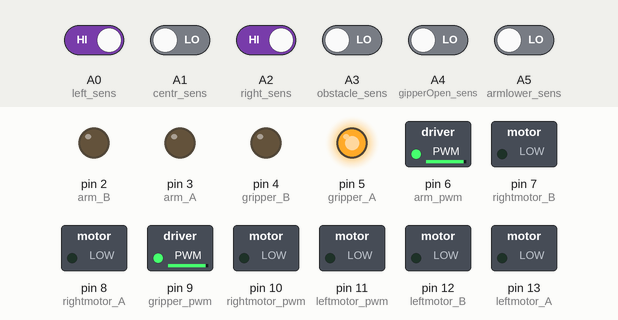
The sketch below on a simulated Arduino Uno, built with avr-gcc and run on an emulated ATmega328P. On the bench: switched loads named in the sketch (green lamp = pin HIGH), output pins drawn as LEDs (lit = HIGH). The inputs (shaded band) are chosen by the test bench; at power-on: A0 (left_sens), A2 (right_sens) HIGH, A1 (centr_sens), A3 (obstacle_sens), A4 (gipperOpen_sens), A5 (armlower_sens) LOW.

Above: at 2.2 s.
2.3 s: A1 (centr_sens) driven HIGH
10.1 s: A3 (obstacle_sens) driven HIGH
At 11.4 s:
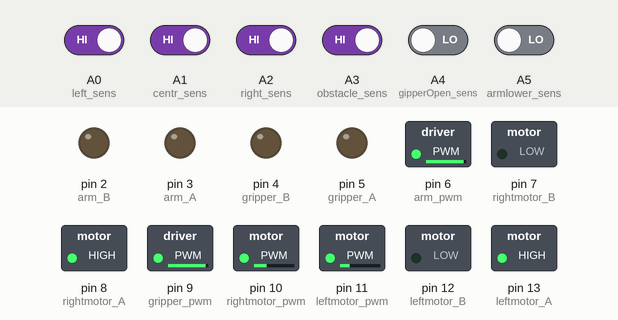
12.1 s: A0 (left_sens) driven LOW
At 12.4 s:
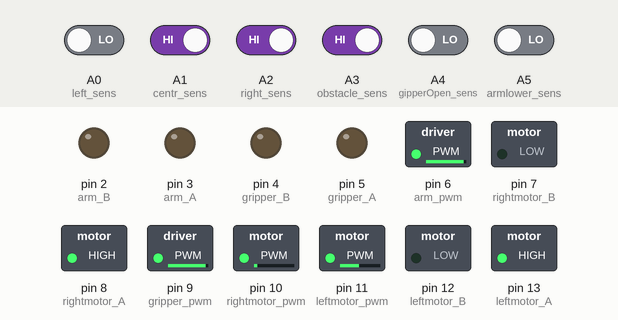
13.6 s: A2 (right_sens) driven LOW
At 14.7 s:
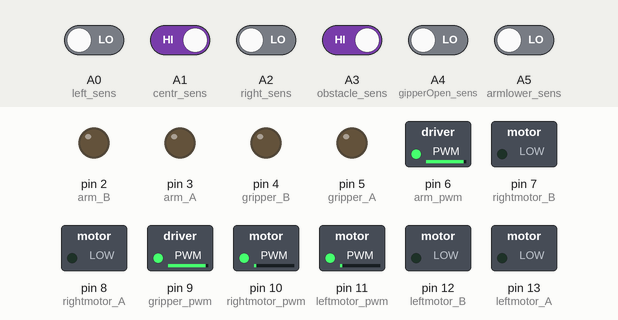
15.1 s: A0 (left_sens) driven HIGH
At 15.9 s:
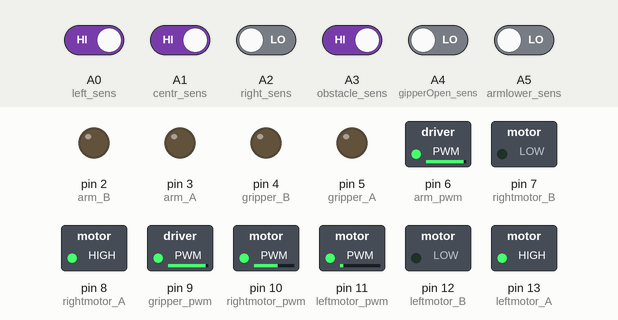
16.6 s: A2 (right_sens) driven HIGH
At 17.0 s:
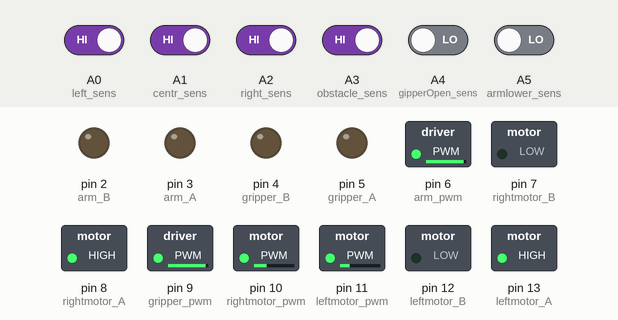
Timing chart, 0 to 19.1 s (numbered marks = the images above; inputs shaded):
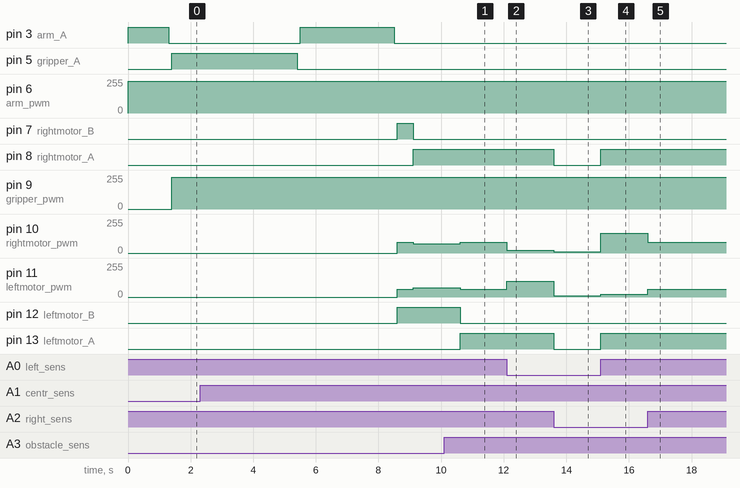

The sketch:

ROBOT_03.ino
```cpp
int leftmotor_A=13;
int leftmotor_B=12;
int leftmotor_pwm=11;
int rightmotor_A=8;
int rightmotor_B=7;
int rightmotor_pwm=10;
int left_sens=A0;
int centr_sens=A1;
int right_sens=A2;
int obstacle_sens=A3;
int gripper_A=5;
int gripper_B=4;
int gripper_pwm=9;
int gipperOpen_sens=A4;
int arm_A=3;
int arm_B=2;
int arm_pwm=6;
int armlower_sens=A5;
int state1;
int state2;
int obstacle;
int obstacleState;
int sensStateL;
int sensStateC;
int sensStateR;
int gripper_openLimit;
int arm_lowerLimit;
int objects=0;
//Varibles for all the speed constants are defined here
int max_speed=240;
int valx,valy,val, val2;
int val1=max_speed;

void setup()
//Declare the pins as either inputs or outputs.
{pinMode(leftmotor_A,OUTPUT);
 pinMode(leftmotor_B,OUTPUT);
 pinMode(leftmotor_pwm,OUTPUT);
 pinMode(rightmotor_A,OUTPUT);
 pinMode(rightmotor_B,OUTPUT);
 pinMode(rightmotor_pwm,OUTPUT);
 pinMode(left_sens,INPUT);
 pinMode(centr_sens,INPUT);
 pinMode(right_sens,INPUT);
 pinMode(gripper_A,OUTPUT);
 pinMode(gripper_B,OUTPUT);
 pinMode(gripper_pwm,OUTPUT);
 pinMode(gipperOpen_sens,INPUT);
 pinMode(arm_A,OUTPUT);
 pinMode(arm_B,OUTPUT);
 pinMode(arm_pwm,OUTPUT);
 pinMode(armlower_sens,INPUT);
}


int read_sensors()
{
  obstacleState= digitalRead(obstacle_sens);
  sensStateL= digitalRead(left_sens);
  sensStateC= digitalRead(centr_sens);
  sensStateR= digitalRead(right_sens);
  gripper_openLimit= digitalRead(gipperOpen_sens);
  arm_lowerLimit = digitalRead(armlower_sens);
}

void move_forward(){
  analogWrite(leftmotor_pwm,60);
  analogWrite(rightmotor_pwm,80);
  digitalWrite(leftmotor_A,HIGH);
  digitalWrite(leftmotor_B,LOW);
  digitalWrite(rightmotor_A,HIGH);
  digitalWrite(rightmotor_B,LOW);
  }

  void TURNRIGHT()
  {
  analogWrite(leftmotor_pwm,120);
  analogWrite(rightmotor_pwm,20);
  digitalWrite(leftmotor_A,HIGH);
  digitalWrite(leftmotor_B,LOW);
  digitalWrite(rightmotor_A,HIGH);
  digitalWrite(rightmotor_B,LOW);
  }
  void TURNLEFT()
  {analogWrite(leftmotor_pwm,20);
  analogWrite(rightmotor_pwm,150);
  digitalWrite(leftmotor_A,HIGH);
  digitalWrite(leftmotor_B,LOW);
  digitalWrite(rightmotor_A,HIGH);
  digitalWrite(rightmotor_B,LOW);
  }

  void align_robot(){
    if((sensStateL ==LOW)&& (sensStateR ==LOW))
    { stop_moving();//don't move.
    }
    else
    {
    if((sensStateL==HIGH) && (sensStateR==LOW))//if the robot gets off the track towards the right side.
 {
    TURNLEFT();//turn it to the left.
 }
  if((sensStateL==LOW) && (sensStateR==HIGH))//if the robot gets off the track towards the left side.
 {
   TURNRIGHT();//turn it to the right.
 }
 if((sensStateL==HIGH) && (sensStateR==HIGH))//if the robot is on track.
 {
  move_forward(); //continue moving forward.
 }
 }
 }

   void stop_moving()
  {
            analogWrite(leftmotor_pwm,10);
            analogWrite(rightmotor_pwm,10);
            digitalWrite(leftmotor_A,LOW);
            digitalWrite(leftmotor_B,LOW);
            digitalWrite(rightmotor_A,LOW);
            digitalWrite(rightmotor_B,LOW);

    }


  void reverse(unsigned long duration)
  {
     unsigned long start = millis();

        while (millis() - start <= duration)
          {
            analogWrite(leftmotor_pwm,60);
            analogWrite(rightmotor_pwm,80);
            digitalWrite(leftmotor_A,LOW);
            digitalWrite(leftmotor_B,HIGH);
            digitalWrite(rightmotor_A,LOW);
            digitalWrite(rightmotor_B,HIGH);
          }
    }


   void left_Uturn()
  {

   analogWrite(leftmotor_pwm,70);
   analogWrite(rightmotor_pwm,70);
   digitalWrite(leftmotor_A,LOW);
   digitalWrite(leftmotor_B,HIGH);
   digitalWrite(rightmotor_A,HIGH);
   digitalWrite(rightmotor_B,LOW);

    }

  void find_track()
  {read_sensors();
  while ((sensStateR && sensStateC)== LOW)
  {left_Uturn();
  read_sensors();
  if ((sensStateR && sensStateC) == HIGH){
        stop_moving();
        delay(200);
        break;
     }
    }
  }

  void armUp(unsigned long duration)
  {
     unsigned long start = millis();

        while (millis() - start <= duration)
          {
          digitalWrite(arm_A, HIGH);
          digitalWrite(arm_B, LOW);
           analogWrite(arm_pwm, val1);
          }
    }

 void armDown(unsigned long duration)
  {
     unsigned long start = millis();

        while (millis() - start <= duration)
          {
          digitalWrite(arm_A, LOW);
          digitalWrite(arm_B, HIGH);
         analogWrite(arm_pwm, val1);
         }
    }
 void armDown_max(){
 while (arm_lowerLimit==HIGH)
          {
           digitalWrite(arm_A, LOW);
           digitalWrite(arm_B, HIGH);
           analogWrite(arm_pwm, val1);
           read_sensors();
      if (arm_lowerLimit== LOW){
         stopArm(100);
        break;
         }
    }
  }

 void stopArm(unsigned long duration)
   {
     unsigned long start = millis();

        while (millis() - start <= duration)
          {
           digitalWrite(arm_A, LOW);
           digitalWrite(arm_B, LOW);

        }
    }

  void openGripper(){
    while (gripper_openLimit==HIGH)
          {
           digitalWrite(gripper_A, LOW);
           digitalWrite(gripper_B, HIGH);
           analogWrite(gripper_pwm, val1);
           read_sensors();
      if (gripper_openLimit == LOW){
         stopGripper();
        delay(100);
        break;
         }
    }
  }

 void closeGripper(unsigned long duration)
  {
     unsigned long start = millis();

        while (millis() - start <= duration)
          {
         digitalWrite(gripper_A, HIGH);
         digitalWrite(gripper_B, LOW);
         analogWrite(gripper_pwm, val1);
       }
    }

  void stopGripper() {
     digitalWrite(gripper_A, LOW);
     digitalWrite(gripper_B, LOW);

    }


    void loop(){
   read_sensors();
   armDown_max();
   armUp(1300);
   stopArm(100);
   openGripper();
    for (int object=0; object <= 2; object++){
    read_sensors();
    while(obstacleState != LOW){
     align_robot();
      read_sensors();
      if (obstacleState == LOW){
        stop_moving();
        delay(200);
        break;
      }
   }
  closeGripper(4000);
  stopGripper();
  delay(100);
  armUp(3000);
  stopArm(100);
  reverse(500);
  read_sensors();
  left_Uturn();
  delay(1500);
  read_sensors();
  find_track();

  read_sensors();

    while(obstacleState != LOW){
      align_robot();
      read_sensors();
      if (obstacleState == LOW){
        stop_moving();
        delay(200);
        break;
      }
   }

   openGripper();
   stopGripper();
   delay(100);
   reverse(1000);
   stop_moving();
   read_sensors();
   left_Uturn();
   delay(1400);
   read_sensors();
   find_track();
   stop_moving();
   delay(100);
    if (object == 2){
        stop_moving();
        delay(20000);
      }
   armUp(10000);
  stopArm(100);
    }

}
```

Measured:
- after the input at 10.1 s, pin 7 (rightmotor_B): stays LOW (without the input it goes to HIGH after 0.61 s); pin 8 (rightmotor_A): stays HIGH (without the input it goes to LOW after 0.61 s); pin 12 (leftmotor_B): HIGH → LOW after 0.51 s; pin 13 (leftmotor_A): LOW → HIGH after 0.51 s
- after the input at 12.1 s, pin 10 (rightmotor_pwm): 80/255 → 20/255 at once; pin 11 (leftmotor_pwm): 60/255 → 120/255 at once
- after the input at 13.6 s, pin 8 (rightmotor_A), pin 13 (leftmotor_A): HIGH → LOW at once; pin 10 (rightmotor_pwm): 20/255 → 10/255 at once; pin 11 (leftmotor_pwm): 120/255 → 10/255 at once
- after the input at 15.1 s, pin 8 (rightmotor_A), pin 13 (leftmotor_A): LOW → HIGH at once; pin 10 (rightmotor_pwm): 10/255 → 150/255 at once; pin 11 (leftmotor_pwm): 10/255 → 20/255 at once
- after the input at 16.6 s, pin 10 (rightmotor_pwm): 150/255 → 80/255 at once; pin 11 (leftmotor_pwm): 20/255 → 60/255 at once
